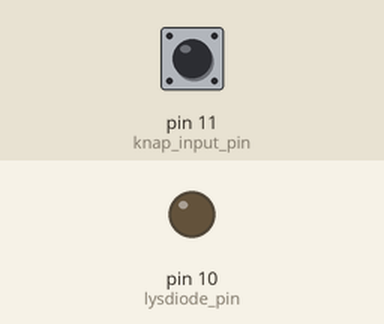
Recording of a sketch running on a simulated Arduino Uno, built with avr-gcc and run on an emulated ATmega328P. Parts: output pins drawn as LEDs (lit = HIGH). The inputs (shaded band) are chosen by the test bench; at power-on: pin 11 (knap_input_pin) HIGH.

Above: at 1.2 s.
1.3 s: pin 11 (knap_input_pin) pulled LOW for 0.15 s
At 1.37 s:
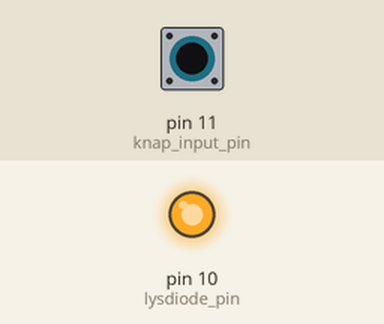
2.9 s: pin 11 (knap_input_pin) pulled LOW for 3.2 s
At 7.1 s:
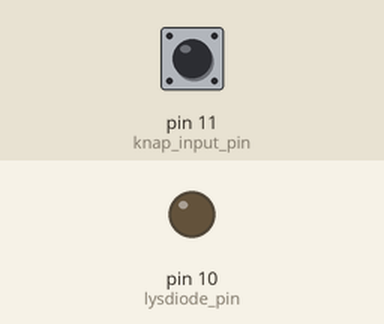
Timing chart, 0 to 8.6 s (numbered marks = the images above; inputs shaded):
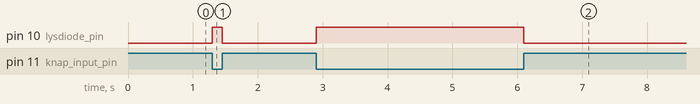

Measured:
- after the input at 1.3 s, pin 10 (lysdiode_pin): LOW → HIGH at once, → LOW 0.15 s later
- after the input at 2.9 s, pin 10 (lysdiode_pin): LOW → HIGH at once, → LOW 3.2 s later

The sketch:

2_05_knap_lysdiode_3.ino
```cpp
/**********************************************************************
 * Knap tænder og slukker lysdiode, løsning 2
 * https://github.com/spiff42/arduino-workshop
 * Coding Pirates Workshop, Lyngby - Microsoft, Oktober/November 2022
 * Mikkel Holm Olsen
 **********************************************************************/
const byte lysdiode_pin = 10;
const byte knap_input_pin = 11;

void setup() {
  pinMode(lysdiode_pin, OUTPUT);
  pinMode(knap_input_pin, INPUT_PULLUP);
}

void loop() {
  digitalWrite(lysdiode_pin, !digitalRead(knap_input_pin));
}
```
